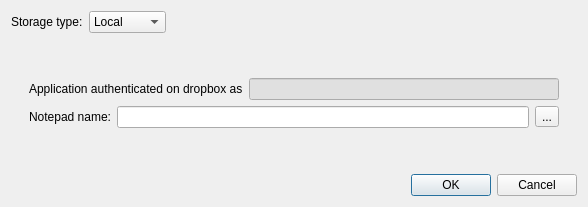
<?xml version="1.0" encoding="UTF-8"?>
<ui version="4.0">
 <class>Dialog</class>
 <widget class="QDialog" name="Dialog">
  <property name="geometry">
   <rect>
    <x>0</x>
    <y>0</y>
    <width>588</width>
    <height>207</height>
   </rect>
  </property>
  <property name="windowTitle">
   <string>Add notepad</string>
  </property>
  <layout class="QVBoxLayout" name="verticalLayout">
   <item>
    <layout class="QHBoxLayout" name="horizontalLayout">
     <item>
      <widget class="QLabel" name="label">
       <property name="text">
        <string>Storage type:</string>
       </property>
      </widget>
     </item>
     <item>
      <widget class="QComboBox" name="storageType">
       <item>
        <property name="text">
         <string>Local</string>
        </property>
       </item>
       <item>
        <property name="text">
         <string>Dropbox</string>
        </property>
       </item>
      </widget>
     </item>
     <item>
      <spacer name="horizontalSpacer">
       <property name="orientation">
        <enum>Qt::Horizontal</enum>
       </property>
       <property name="sizeHint" stdset="0">
        <size>
         <width>40</width>
         <height>20</height>
        </size>
       </property>
      </spacer>
     </item>
    </layout>
   </item>
   <item>
    <widget class="QStackedWidget" name="storageTypeUI">
     <property name="currentIndex">
      <number>1</number>
     </property>
     <widget class="QWidget" name="localPage">
      <layout class="QVBoxLayout" name="verticalLayout_2">
       <property name="leftMargin">
        <number>0</number>
       </property>
       <property name="rightMargin">
        <number>0</number>
       </property>
       <item>
        <layout class="QHBoxLayout" name="horizontalLayout_2">
         <item>
          <widget class="QLabel" name="label_2">
           <property name="text">
            <string>Path:</string>
           </property>
          </widget>
         </item>
         <item>
          <widget class="QLineEdit" name="localPath">
           <property name="readOnly">
            <bool>false</bool>
           </property>
           <property name="clearButtonEnabled">
            <bool>false</bool>
           </property>
          </widget>
         </item>
         <item>
          <widget class="QToolButton" name="selectDirectory">
           <property name="text">
            <string>...</string>
           </property>
          </widget>
         </item>
        </layout>
       </item>
       <item>
        <spacer name="verticalSpacer">
         <property name="orientation">
          <enum>Qt::Vertical</enum>
         </property>
         <property name="sizeHint" stdset="0">
          <size>
           <width>20</width>
           <height>61</height>
          </size>
         </property>
        </spacer>
       </item>
      </layout>
     </widget>
     <widget class="QWidget" name="dropboxPage">
      <layout class="QVBoxLayout" name="verticalLayout_3">
       <item>
        <widget class="QStackedWidget" name="dropboxPages">
         <property name="currentIndex">
          <number>1</number>
         </property>
         <widget class="QWidget" name="doAuthPage">
          <layout class="QVBoxLayout" name="verticalLayout_6">
           <item>
            <layout class="QVBoxLayout" name="verticalLayout_5">
             <item>
              <widget class="QLabel" name="label_5">
               <property name="text">
                <string>Application is not authenticated on dropbox.</string>
               </property>
              </widget>
             </item>
             <item>
              <layout class="QHBoxLayout" name="horizontalLayout_6">
               <item>
                <widget class="QLabel" name="label_4">
                 <property name="text">
                  <string>Please visit</string>
                 </property>
                </widget>
               </item>
               <item>
                <widget class="QLabel" name="authUrl">
                 <property name="text">
                  <string>&lt;a href=&quot;http://placeholder.com&quot;&gt;PLACEHOLDER&lt;/a&gt;</string>
                 </property>
                 <property name="openExternalLinks">
                  <bool>true</bool>
                 </property>
                 <property name="textInteractionFlags">
                  <set>Qt::LinksAccessibleByKeyboard|Qt::LinksAccessibleByMouse</set>
                 </property>
                </widget>
               </item>
               <item>
                <spacer name="horizontalSpacer_3">
                 <property name="orientation">
                  <enum>Qt::Horizontal</enum>
                 </property>
                 <property name="sizeHint" stdset="0">
                  <size>
                   <width>40</width>
                   <height>20</height>
                  </size>
                 </property>
                </spacer>
               </item>
              </layout>
             </item>
             <item>
              <layout class="QHBoxLayout" name="horizontalLayout_8">
               <item>
                <widget class="QLabel" name="label_6">
                 <property name="text">
                  <string>and enter authentication code:</string>
                 </property>
                </widget>
               </item>
               <item>
                <widget class="QLineEdit" name="authCode"/>
               </item>
              </layout>
             </item>
             <item>
              <widget class="QLabel" name="errorMessage">
               <property name="palette">
                <palette>
                 <active>
                  <colorrole role="WindowText">
                   <brush brushstyle="SolidPattern">
                    <color alpha="255">
                     <red>170</red>
                     <green>0</green>
                     <blue>0</blue>
                    </color>
                   </brush>
                  </colorrole>
                  <colorrole role="Text">
                   <brush brushstyle="SolidPattern">
                    <color alpha="255">
                     <red>170</red>
                     <green>0</green>
                     <blue>0</blue>
                    </color>
                   </brush>
                  </colorrole>
                 </active>
                 <inactive>
                  <colorrole role="WindowText">
                   <brush brushstyle="SolidPattern">
                    <color alpha="255">
                     <red>170</red>
                     <green>0</green>
                     <blue>0</blue>
                    </color>
                   </brush>
                  </colorrole>
                  <colorrole role="Text">
                   <brush brushstyle="SolidPattern">
                    <color alpha="255">
                     <red>170</red>
                     <green>0</green>
                     <blue>0</blue>
                    </color>
                   </brush>
                  </colorrole>
                 </inactive>
                 <disabled>
                  <colorrole role="WindowText">
                   <brush brushstyle="SolidPattern">
                    <color alpha="255">
                     <red>120</red>
                     <green>120</green>
                     <blue>120</blue>
                    </color>
                   </brush>
                  </colorrole>
                  <colorrole role="Text">
                   <brush brushstyle="SolidPattern">
                    <color alpha="255">
                     <red>120</red>
                     <green>120</green>
                     <blue>120</blue>
                    </color>
                   </brush>
                  </colorrole>
                 </disabled>
                </palette>
               </property>
               <property name="text">
                <string/>
               </property>
              </widget>
             </item>
            </layout>
           </item>
          </layout>
         </widget>
         <widget class="QWidget" name="authPage">
          <layout class="QVBoxLayout" name="verticalLayout_7">
           <item>
            <layout class="QVBoxLayout" name="verticalLayout_4">
             <item>
              <layout class="QHBoxLayout" name="horizontalLayout_4">
               <item>
                <widget class="QLabel" name="label_7">
                 <property name="text">
                  <string>Application authenticated on dropbox as</string>
                 </property>
                </widget>
               </item>
               <item>
                <widget class="QLineEdit" name="userName">
                 <property name="palette">
                  <palette>
                   <active>
                    <colorrole role="Base">
                     <brush brushstyle="SolidPattern">
                      <color alpha="255">
                       <red>224</red>
                       <green>224</green>
                       <blue>224</blue>
                      </color>
                     </brush>
                    </colorrole>
                   </active>
                   <inactive>
                    <colorrole role="Base">
                     <brush brushstyle="SolidPattern">
                      <color alpha="255">
                       <red>224</red>
                       <green>224</green>
                       <blue>224</blue>
                      </color>
                     </brush>
                    </colorrole>
                   </inactive>
                   <disabled>
                    <colorrole role="Base">
                     <brush brushstyle="SolidPattern">
                      <color alpha="255">
                       <red>240</red>
                       <green>240</green>
                       <blue>240</blue>
                      </color>
                     </brush>
                    </colorrole>
                   </disabled>
                  </palette>
                 </property>
                 <property name="readOnly">
                  <bool>true</bool>
                 </property>
                </widget>
               </item>
              </layout>
             </item>
             <item>
              <layout class="QHBoxLayout" name="horizontalLayout_5">
               <item>
                <widget class="QLabel" name="label_8">
                 <property name="text">
                  <string>Notepad name:</string>
                 </property>
                </widget>
               </item>
               <item>
                <widget class="QLineEdit" name="notepadName"/>
               </item>
               <item>
                <widget class="QToolButton" name="toolButton">
                 <property name="text">
                  <string>...</string>
                 </property>
                </widget>
               </item>
              </layout>
             </item>
            </layout>
           </item>
          </layout>
         </widget>
        </widget>
       </item>
      </layout>
     </widget>
    </widget>
   </item>
   <item>
    <widget class="QDialogButtonBox" name="buttonBox">
     <property name="orientation">
      <enum>Qt::Horizontal</enum>
     </property>
     <property name="standardButtons">
      <set>QDialogButtonBox::Cancel|QDialogButtonBox::Ok</set>
     </property>
    </widget>
   </item>
  </layout>
 </widget>
 <tabstops>
  <tabstop>storageType</tabstop>
  <tabstop>localPath</tabstop>
  <tabstop>selectDirectory</tabstop>
  <tabstop>buttonBox</tabstop>
 </tabstops>
 <resources/>
 <connections>
  <connection>
   <sender>buttonBox</sender>
   <signal>accepted()</signal>
   <receiver>Dialog</receiver>
   <slot>accept()</slot>
   <hints>
    <hint type="sourcelabel">
     <x>257</x>
     <y>175</y>
    </hint>
    <hint type="destinationlabel">
     <x>157</x>
     <y>184</y>
    </hint>
   </hints>
  </connection>
  <connection>
   <sender>buttonBox</sender>
   <signal>rejected()</signal>
   <receiver>Dialog</receiver>
   <slot>reject()</slot>
   <hints>
    <hint type="sourcelabel">
     <x>325</x>
     <y>175</y>
    </hint>
    <hint type="destinationlabel">
     <x>286</x>
     <y>184</y>
    </hint>
   </hints>
  </connection>
  <connection>
   <sender>storageType</sender>
   <signal>currentIndexChanged(int)</signal>
   <receiver>storageTypeUI</receiver>
   <slot>setCurrentIndex(int)</slot>
   <hints>
    <hint type="sourcelabel">
     <x>149</x>
     <y>29</y>
    </hint>
    <hint type="destinationlabel">
     <x>214</x>
     <y>146</y>
    </hint>
   </hints>
  </connection>
 </connections>
</ui>
